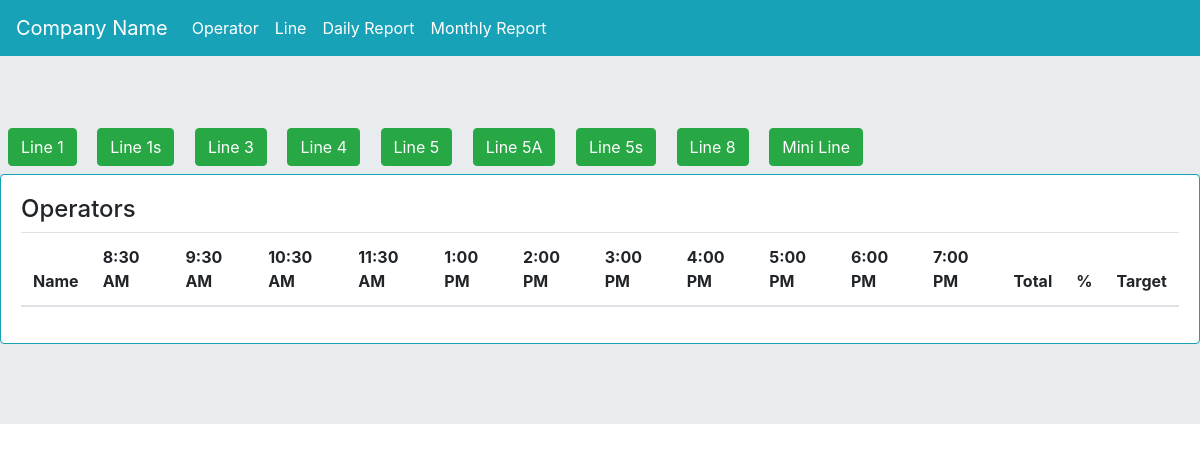
Before: /daily_rep_filter_by_line/2/ with the older database file.
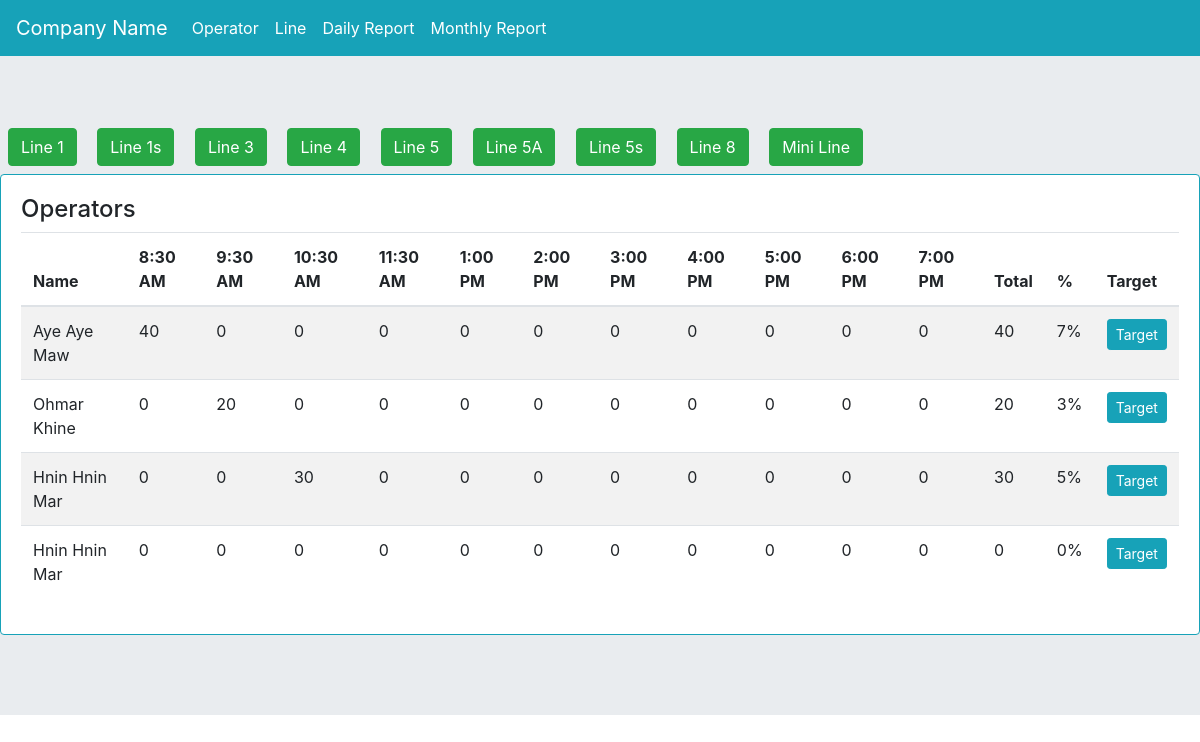
After: the same page with the newer database file.
### myapp/models.py (models this page shows, shortened)
class line(models.Model):
    line_name = models.CharField(max_length=255)
    target = models.PositiveIntegerField(default=0)

class daily_report(models.Model):
    operator_name = models.ForeignKey(operator, on_delete=models.CASCADE)
    line = models.ForeignKey(line, on_delete=models.CASCADE)
    h1 = models.PositiveIntegerField(default=0)
    h2 = models.PositiveIntegerField(default=0)
    h3 = models.PositiveIntegerField(default=0)
    h4 = models.PositiveIntegerField(default=0)
    h5 = models.PositiveIntegerField(default=0)
    h6 = models.PositiveIntegerField(default=0)
    h7 = models.PositiveIntegerField(default=0)
    h8 = models.PositiveIntegerField(default=0)
    h9 = models.PositiveIntegerField(default=0)
    h10 = models.PositiveIntegerField(default=0)
    h11 = models.PositiveIntegerField(default=0)
    h12 = models.PositiveIntegerField(default=0)
    target_qty = models.PositiveIntegerField(default=0)
    target_per = models.PositiveIntegerField(default=0)
    created_date = models.DateField(auto_now_add=True)
    updated_at = models.DateTimeField(auto_now=True)

class operator(models.Model):
    name = models.CharField(max_length=255)
    line = models.ForeignKey(line, on_delete=models.CASCADE)
    employee_code = models.CharField(max_length=255, blank=True, null=True)
    burmese = models.CharField(max_length=255, blank=True, null=True)
    daily_target = models.PositiveIntegerField(default=0)
    status = models.BooleanField(default=False)
    def __str__(self):
        return self.name

### myapp/views.py (the view)
# urls.py: path('daily_rep_filter_by_line/<int:id>/', views.daily_rep_filter_by_line, name='daily_rep_filter_by_line'),
def daily_rep_filter_by_line(request,id):
    today = datetime.date.today()
    lis = line.objects.all()
    ls = line.objects.get(id=id)
    op = daily_report.objects.filter(created_date=today,line=ls)
    context = {'lis':lis, 'op':op}
    return render(request, 'daily_rep_view.html', context)

### templates/daily_rep_view.html (shortened to what this page needs)
{% extends 'base.html' %}
{% block content %}
<div>
  {% for i in lis %}
  <a href="{% url 'myapp:daily_rep_filter_by_line' i.id %}" class="btn btn-success m-2">{{i.line_name}}</a>
  {% endfor %}
</div>
<div class="card border-info mb-3">
  <div class="card-body">
<h4>Operators</h4>
<table class="table table-striped" id="drvtbl">
  <thead>
    <tr>
      <th scope="col">Name</th>
      <th scope="col">8:30 AM</th>
      <th scope="col">9:30 AM</th>
      <th scope="col">10:30 AM</th>
      <th scope="col">11:30 AM</th>
      <th scope="col">1:00 PM</th>
      <th scope="col">2:00 PM</th>
      <th scope="col">3:00 PM</th>
      <th scope="col">4:00 PM</th>
      <th scope="col">5:00 PM</th>
      <th scope="col">6:00 PM</th>
      <th scope="col">7:00 PM</th>
      <th scope="col">Total</th>
      <th scope="col">%</th>
      <th scope="col">Target</th>
    </tr>
  </thead>
  <tbody>
  	{% for i in op %}
    <tr class="drvtbltr">
      <td>{{i.operator_name}}</td>
      <td>{{i.h1}}</td>
      <td>{{i.h2}}</td>
      <td>{{i.h3}}</td>
      <td>{{i.h4}}</td>
      <td>{{i.h5}}</td>
      <td>{{i.h6}}</td>
      <td>{{i.h7}}</td>
      <td>{{i.h8}}</td>
      <td>{{i.h9}}</td>
      <td>{{i.h10}}</td>
      <td>{{i.h11}}</td>
      <td>{{i.target_qty}}</td>
      <td>
         {{i.target_per}}%
      </td>
      <td>
<button type="button" class="btn btn-sm btn-info" data-toggle="modal" data-target="#optTargetMoal-{{i.id}}">
  Target
</button>
      </td>
    </tr>
    {% endfor %}
  </tbody>
</table>
  </div>
</div>
{% endblock content %}

Changed rows visible on the page:
added daily_report: operator_name "Aye Aye Maw", h1 "40", h2 "0", h3 "0", h4 "0", h5 "0", h6 "0", h7 "0", h8 "0", h9 "0", h10 "0", h11 "0", target_qty "40", target_per "7"
added daily_report: operator_name "Ohmar Khine", h1 "0", h2 "20", h3 "0", h4 "0", h5 "0", h6 "0", h7 "0", h8 "0", h9 "0", h10 "0", h11 "0", target_qty "20", target_per "3"
added daily_report: operator_name "Hnin Hnin Mar", h1 "0", h2 "0", h3 "30", h4 "0", h5 "0", h6 "0", h7 "0", h8 "0", h9 "0", h10 "0", h11 "0", target_qty "30", target_per "5"
added daily_report: operator_name "Hnin Hnin Mar", h1 "0", h2 "0", h3 "0", h4 "0", h5 "0", h6 "0", h7 "0", h8 "0", h9 "0", h10 "0", h11 "0", target_qty "0", target_per "0"
